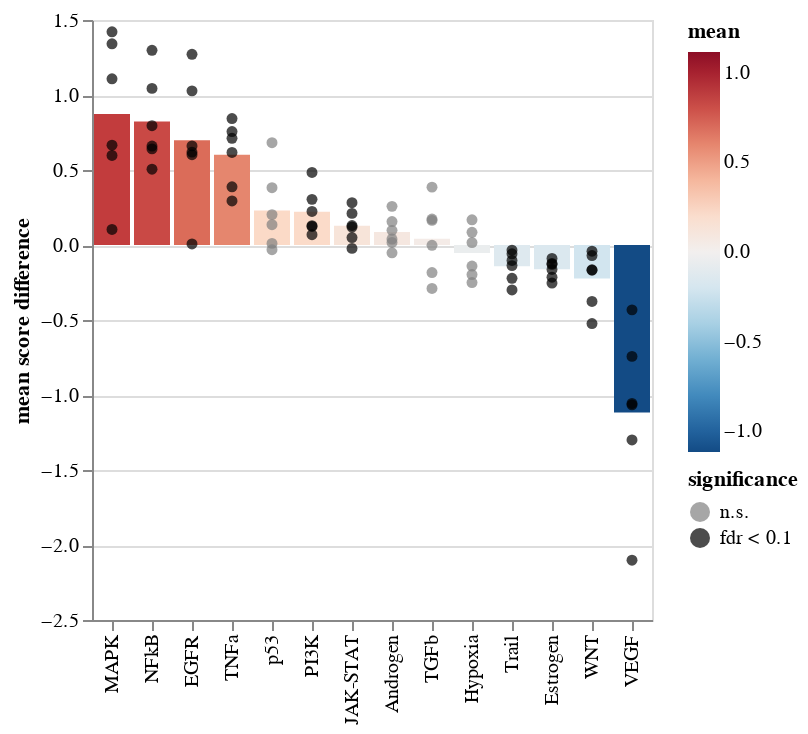

This figure's notebook cell:
### Code cell
ch = sh.pairwise.plot_paired_fc(
    pb_pw_malignant_b,
    groupby="cell_phenotype",
    paired_by="patient",
    metric="diff",
    var_names=res["variable"].tolist(),
    de_res_df=res,
    pvalue_col="fdr",
    var_col="variable",
)
ch.save(
    f"{artifact_dir}/progeny_malignant_b_vs_fos_malignant_b_fold_change_barchart.svg"
)
ch.display()

### Figure 1 — Vega-Lite specification as saved in the notebook (floating-point values rounded to 4 significant figures)
{"config": {"view": {"continuousWidth": 400, "continuousHeight": 300}}, "layer": [{"data": {"name": "data-5b8ecddf2854e4dba942c7493bf5ac2e"}, "mark": "bar", "encoding": {"color": {"field": "mean", "scale": {"domain": [-1.116, 1.116], "reverse": true, "scheme": "redblue"}, "type": "quantitative"}, "x": {"field": "variable", "sort": ["MAPK", "NFkB", "EGFR", "TNFa", "p53", "PI3K", "JAK-STAT", "Androgen", "TGFb", "Hypoxia", "Trail", "Estrogen", "WNT", "VEGF"], "type": "nominal"}, "y": {"field": "mean", "type": "quantitative"}}}, {"data": {"name": "data-8d695c19910f82242c86072b978ed377"}, "mark": "circle", "encoding": {"color": {"field": "significance", "scale": {"domain": ["n.s.", "fdr < 0.1"], "range": ["grey", "black"]}, "type": "nominal"}, "x": {"axis": {"labelLimit": 500, "title": ""}, "field": "variable", "sort": ["MAPK", "NFkB", "EGFR", "TNFa", "p53", "PI3K", "JAK-STAT", "Androgen", "TGFb", "Hypoxia", "Trail", "Estrogen", "WNT", "VEGF"], "type": "nominal"}, "y": {"field": "value", "title": "mean score difference", "type": "quantitative"}}}], "$schema": "https://vega.github.io/schema/vega-lite/v4.17.0.json", "datasets": {"data-5b8ecddf2854e4dba942c7493bf5ac2e": [{"variable": "Androgen", "mean": 0.08604}, {"variable": "EGFR", "mean": 0.698}, {"variable": "Estrogen", "mean": -0.1619}, {"variable": "Hypoxia", "mean": -0.05298}, {"variable": "JAK-STAT", "mean": 0.1283}, {"variable": "MAPK", "mean": 0.8728}, {"variable": "NFkB", "mean": 0.8239}, {"variable": "PI3K", "mean": 0.2221}, {"variable": "TGFb", "mean": 0.04124}, {"variable": "TNFa", "mean": 0.6015}, {"variable": "Trail", "mean": -0.1424}, {"variable": "VEGF", "mean": -1.116}, {"variable": "WNT", "mean": -0.2241}, {"variable": "p53", "mean": 0.2302}], "data-8d695c19910f82242c86072b978ed377": [{"patient": "P1", "variable": "Androgen", "value": 0.2576, "mean": 0.08604, "coef": 0.08604, "intercept": 0.1628, "pvalue": 0.1135, "group": "fos_malignant_b", "fdr": 0.1324, "significance": "n.s."}, {"patient": "P2", "variable": "Androgen", "value": -0.05198, "mean": 0.08604, "coef": 0.08604, "intercept": 0.1628, "pvalue": 0.1135, "group": "fos_malignant_b", "fdr": 0.1324, "significance": "n.s."}, {"patient": "P3", "variable": "Androgen", "value": 0.1564, "mean": 0.08604, "coef": 0.08604, "intercept": 0.1628, "pvalue": 0.1135, "group": "fos_malignant_b", "fdr": 0.1324, "significance": "n.s."}, {"patient": "P4", "variable": "Androgen", "value": 0.09751, "mean": 0.08604, "coef": 0.08604, "intercept": 0.1628, "pvalue": 0.1135, "group": "fos_malignant_b", "fdr": 0.1324, "significance": "n.s."}, {"patient": "P5", "variable": "Androgen", "value": 0.01673, "mean": 0.08604, "coef": 0.08604, "intercept": 0.1628, "pvalue": 0.1135, "group": "fos_malignant_b", "fdr": 0.1324, "significance": "n.s."}, {"patient": "P6", "variable": "Androgen", "value": 0.03995, "mean": 0.08604, "coef": 0.08604, "intercept": 0.1628, "pvalue": 0.1135, "group": "fos_malignant_b", "fdr": 0.1324, "significance": "n.s."}, {"patient": "P1", "variable": "EGFR", "value": 1.271, "mean": 0.698, "coef": 0.698, "intercept": 0.0422, "pvalue": 0.01073, "group": "fos_malignant_b", "fdr": 0.02504, "significance": "fdr < 0.1"}, {"patient": "P2", "variable": "EGFR", "value": 0.6608, "mean": 0.698, "coef": 0.698, "intercept": 0.0422, "pvalue": 0.01073, "group": "fos_malignant_b", "fdr": 0.02504, "significance": "fdr < 0.1"}, {"patient": "P3", "variable": "EGFR", "value": 1.028, "mean": 0.698, "coef": 0.698, "intercept": 0.0422, "pvalue": 0.01073, "group": "fos_malignant_b", "fdr": 0.02504, "significance": "fdr < 0.1"}, {"patient": "P4", "variable": "EGFR", "value": 0.6192, "mean": 0.698, "coef": 0.698, "intercept": 0.0422, "pvalue": 0.01073, "group": "fos_malignant_b", "fdr": 0.02504, "significance": "fdr < 0.1"}, {"patient": "P5", "variable": "EGFR", "value": 0.6021, "mean": 0.698, "coef": 0.698, "intercept": 0.0422, "pvalue": 0.01073, "group": "fos_malignant_b", "fdr": 0.02504, "significance": "fdr < 0.1"}, {"patient": "P6", "variable": "EGFR", "value": 0.007012, "mean": 0.698, "coef": 0.698, "intercept": 0.0422, "pvalue": 0.01073, "group": "fos_malignant_b", "fdr": 0.02504, "significance": "fdr < 0.1"}, {"patient": "P1", "variable": "Estrogen", "value": -0.2536, "mean": -0.1619, "coef": -0.1619, "intercept": -0.2655, "pvalue": 0.001354, "group": "fos_malignant_b", "fdr": 0.006319, "significance": "fdr < 0.1"}, {"patient": "P2", "variable": "Estrogen", "value": -0.1286, "mean": -0.1619, "coef": -0.1619, "intercept": -0.2655, "pvalue": 0.001354, "group": "fos_malignant_b", "fdr": 0.006319, "significance": "fdr < 0.1"}, {"patient": "P3", "variable": "Estrogen", "value": -0.08953, "mean": -0.1619, "coef": -0.1619, "intercept": -0.2655, "pvalue": 0.001354, "group": "fos_malignant_b", "fdr": 0.006319, "significance": "fdr < 0.1"}, {"patient": "P4", "variable": "Estrogen", "value": -0.1227, "mean": -0.1619, "coef": -0.1619, "intercept": -0.2655, "pvalue": 0.001354, "group": "fos_malignant_b", "fdr": 0.006319, "significance": "fdr < 0.1"}, {"patient": "P5", "variable": "Estrogen", "value": -0.2143, "mean": -0.1619, "coef": -0.1619, "intercept": -0.2655, "pvalue": 0.001354, "group": "fos_malignant_b", "fdr": 0.006319, "significance": "fdr < 0.1"}, {"patient": "P6", "variable": "Estrogen", "value": -0.1627, "mean": -0.1619, "coef": -0.1619, "intercept": -0.2655, "pvalue": 0.001354, "group": "fos_malignant_b", "fdr": 0.006319, "significance": "fdr < 0.1"}, {"patient": "P1", "variable": "Hypoxia", "value": -0.2502, "mean": -0.05298, "coef": -0.05298, "intercept": 0.2704, "pvalue": 0.4728, "group": "fos_malignant_b", "fdr": 0.5092, "significance": "n.s."}, {"patient": "P2", "variable": "Hypoxia", "value": 0.1678, "mean": -0.05298, "coef": -0.05298, "intercept": 0.2704, "pvalue": 0.4728, "group": "fos_malignant_b", "fdr": 0.5092, "significance": "n.s."}, {"patient": "P3", "variable": "Hypoxia", "value": -0.1969, "mean": -0.05298, "coef": -0.05298, "intercept": 0.2704, "pvalue": 0.4728, "group": "fos_malignant_b", "fdr": 0.5092, "significance": "n.s."}, {"patient": "P4", "variable": "Hypoxia", "value": -0.1402, "mean": -0.05298, "coef": -0.05298, "intercept": 0.2704, "pvalue": 0.4728, "group": "fos_malignant_b", "fdr": 0.5092, "significance": "n.s."}, {"patient": "P5", "variable": "Hypoxia", "value": 0.08494, "mean": -0.05298, "coef": -0.05298, "intercept": 0.2704, "pvalue": 0.4728, "group": "fos_malignant_b", "fdr": 0.5092, "significance": "n.s."}, {"patient": "P6", "variable": "Hypoxia", "value": 0.01663, "mean": -0.05298, "coef": -0.05298, "intercept": 0.2704, "pvalue": 0.4728, "group": "fos_malignant_b", "fdr": 0.5092, "significance": "n.s."}, {"patient": "P1", "variable": "JAK-STAT", "value": 0.1198, "mean": 0.1283, "coef": 0.1283, "intercept": -0.08752, "pvalue": 0.03448, "group": "fos_malignant_b", "fdr": 0.04827, "significance": "fdr < 0.1"}, {"patient": "P2", "variable": "JAK-STAT", "value": -0.02255, "mean": 0.1283, "coef": 0.1283, "intercept": -0.08752, "pvalue": 0.03448, "group": "fos_malignant_b", "fdr": 0.04827, "significance": "fdr < 0.1"}, {"patient": "P3", "variable": "JAK-STAT", "value": 0.13, "mean": 0.1283, "coef": 0.1283, "intercept": -0.08752, "pvalue": 0.03448, "group": "fos_malignant_b", "fdr": 0.04827, "significance": "fdr < 0.1"}, {"patient": "P4", "variable": "JAK-STAT", "value": 0.04979, "mean": 0.1283, "coef": 0.1283, "intercept": -0.08752, "pvalue": 0.03448, "group": "fos_malignant_b", "fdr": 0.04827, "significance": "fdr < 0.1"}, {"patient": "P5", "variable": "JAK-STAT", "value": 0.282, "mean": 0.1283, "coef": 0.1283, "intercept": -0.08752, "pvalue": 0.03448, "group": "fos_malignant_b", "fdr": 0.04827, "significance": "fdr < 0.1"}, {"patient": "P6", "variable": "JAK-STAT", "value": 0.2108, "mean": 0.1283, "coef": 0.1283, "intercept": -0.08752, "pvalue": 0.03448, "group": "fos_malignant_b", "fdr": 0.04827, "significance": "fdr < 0.1"}, {"patient": "P1", "variable": "MAPK", "value": 1.421, "mean": 0.8728, "coef": 0.8728, "intercept": -0.1534, "pvalue": 0.008369, "group": "fos_malignant_b", "fdr": 0.02343, "significance": "fdr < 0.1"}, {"patient": "P2", "variable": "MAPK", "value": 0.597, "mean": 0.8728, "coef": 0.8728, "intercept": -0.1534, "pvalue": 0.008369, "group": "fos_malignant_b", "fdr": 0.02343, "significance": "fdr < 0.1"}, {"patient": "P3", "variable": "MAPK", "value": 1.341, "mean": 0.8728, "coef": 0.8728, "intercept": -0.1534, "pvalue": 0.008369, "group": "fos_malignant_b", "fdr": 0.02343, "significance": "fdr < 0.1"}, {"patient": "P4", "variable": "MAPK", "value": 1.108, "mean": 0.8728, "coef": 0.8728, "intercept": -0.1534, "pvalue": 0.008369, "group": "fos_malignant_b", "fdr": 0.02343, "significance": "fdr < 0.1"}, {"patient": "P5", "variable": "MAPK", "value": 0.6656, "mean": 0.8728, "coef": 0.8728, "intercept": -0.1534, "pvalue": 0.008369, "group": "fos_malignant_b", "fdr": 0.02343, "significance": "fdr < 0.1"}, {"patient": "P6", "variable": "MAPK", "value": 0.1035, "mean": 0.8728, "coef": 0.8728, "intercept": -0.1534, "pvalue": 0.008369, "group": "fos_malignant_b", "fdr": 0.02343, "significance": "fdr < 0.1"}, {"patient": "P1", "variable": "NFkB", "value": 1.298, "mean": 0.8239, "coef": 0.8239, "intercept": 0.09071, "pvalue": 0.001025, "group": "fos_malignant_b", "fdr": 0.006319, "significance": "fdr < 0.1"}, {"patient": "P2", "variable": "NFkB", "value": 0.5053, "mean": 0.8239, "coef": 0.8239, "intercept": 0.09071, "pvalue": 0.001025, "group": "fos_malignant_b", "fdr": 0.006319, "significance": "fdr < 0.1"}, {"patient": "P3", "variable": "NFkB", "value": 1.044, "mean": 0.8239, "coef": 0.8239, "intercept": 0.09071, "pvalue": 0.001025, "group": "fos_malignant_b", "fdr": 0.006319, "significance": "fdr < 0.1"}, {"patient": "P4", "variable": "NFkB", "value": 0.6594, "mean": 0.8239, "coef": 0.8239, "intercept": 0.09071, "pvalue": 0.001025, "group": "fos_malignant_b", "fdr": 0.006319, "significance": "fdr < 0.1"}, {"patient": "P5", "variable": "NFkB", "value": 0.7957, "mean": 0.8239, "coef": 0.8239, "intercept": 0.09071, "pvalue": 0.001025, "group": "fos_malignant_b", "fdr": 0.006319, "significance": "fdr < 0.1"}, {"patient": "P6", "variable": "NFkB", "value": 0.6408, "mean": 0.8239, "coef": 0.8239, "intercept": 0.09071, "pvalue": 0.001025, "group": "fos_malignant_b", "fdr": 0.006319, "significance": "fdr < 0.1"}, {"patient": "P1", "variable": "PI3K", "value": 0.06848, "mean": 0.2221, "coef": 0.2221, "intercept": -0.058, "pvalue": 0.01631, "group": "fos_malignant_b", "fdr": 0.03235, "significance": "fdr < 0.1"}, {"patient": "P2", "variable": "PI3K", "value": 0.3042, "mean": 0.2221, "coef": 0.2221, "intercept": -0.058, "pvalue": 0.01631, "group": "fos_malignant_b", "fdr": 0.03235, "significance": "fdr < 0.1"}, {"patient": "P3", "variable": "PI3K", "value": 0.4837, "mean": 0.2221, "coef": 0.2221, "intercept": -0.058, "pvalue": 0.01631, "group": "fos_malignant_b", "fdr": 0.03235, "significance": "fdr < 0.1"}, {"patient": "P4", "variable": "PI3K", "value": 0.1234, "mean": 0.2221, "coef": 0.2221, "intercept": -0.058, "pvalue": 0.01631, "group": "fos_malignant_b", "fdr": 0.03235, "significance": "fdr < 0.1"}, {"patient": "P5", "variable": "PI3K", "value": 0.1291, "mean": 0.2221, "coef": 0.2221, "intercept": -0.058, "pvalue": 0.01631, "group": "fos_malignant_b", "fdr": 0.03235, "significance": "fdr < 0.1"}, {"patient": "P6", "variable": "PI3K", "value": 0.2239, "mean": 0.2221, "coef": 0.2221, "intercept": -0.058, "pvalue": 0.01631, "group": "fos_malignant_b", "fdr": 0.03235, "significance": "fdr < 0.1"}, {"patient": "P1", "variable": "TGFb", "value": 0.3858, "mean": 0.04124, "coef": 0.04124, "intercept": -0.2297, "pvalue": 0.7031, "group": "fos_malignant_b", "fdr": 0.7031, "significance": "n.s."}, {"patient": "P2", "variable": "TGFb", "value": -0.1839, "mean": 0.04124, "coef": 0.04124, "intercept": -0.2297, "pvalue": 0.7031, "group": "fos_malignant_b", "fdr": 0.7031, "significance": "n.s."}, {"patient": "P3", "variable": "TGFb", "value": 0.1729, "mean": 0.04124, "coef": 0.04124, "intercept": -0.2297, "pvalue": 0.7031, "group": "fos_malignant_b", "fdr": 0.7031, "significance": "n.s."}, {"patient": "P4", "variable": "TGFb", "value": 0.1642, "mean": 0.04124, "coef": 0.04124, "intercept": -0.2297, "pvalue": 0.7031, "group": "fos_malignant_b", "fdr": 0.7031, "significance": "n.s."}, {"patient": "P5", "variable": "TGFb", "value": -0.001948, "mean": 0.04124, "coef": 0.04124, "intercept": -0.2297, "pvalue": 0.7031, "group": "fos_malignant_b", "fdr": 0.7031, "significance": "n.s."}, {"patient": "P6", "variable": "TGFb", "value": -0.2895, "mean": 0.04124, "coef": 0.04124, "intercept": -0.2297, "pvalue": 0.7031, "group": "fos_malignant_b", "fdr": 0.7031, "significance": "n.s."}, {"patient": "P1", "variable": "TNFa", "value": 0.7111, "mean": 0.6015, "coef": 0.6015, "intercept": 0.2052, "pvalue": 0.001047, "group": "fos_malignant_b", "fdr": 0.006319, "significance": "fdr < 0.1"}, {"patient": "P2", "variable": "TNFa", "value": 0.2937, "mean": 0.6015, "coef": 0.6015, "intercept": 0.2052, "pvalue": 0.001047, "group": "fos_malignant_b", "fdr": 0.006319, "significance": "fdr < 0.1"}, {"patient": "P3", "variable": "TNFa", "value": 0.756, "mean": 0.6015, "coef": 0.6015, "intercept": 0.2052, "pvalue": 0.001047, "group": "fos_malignant_b", "fdr": 0.006319, "significance": "fdr < 0.1"}, {"patient": "P4", "variable": "TNFa", "value": 0.3879, "mean": 0.6015, "coef": 0.6015, "intercept": 0.2052, "pvalue": 0.001047, "group": "fos_malignant_b", "fdr": 0.006319, "significance": "fdr < 0.1"}, {"patient": "P5", "variable": "TNFa", "value": 0.8428, "mean": 0.6015, "coef": 0.6015, "intercept": 0.2052, "pvalue": 0.001047, "group": "fos_malignant_b", "fdr": 0.006319, "significance": "fdr < 0.1"}, {"patient": "P6", "variable": "TNFa", "value": 0.6172, "mean": 0.6015, "coef": 0.6015, "intercept": 0.2052, "pvalue": 0.001047, "group": "fos_malignant_b", "fdr": 0.006319, "significance": "fdr < 0.1"}, {"patient": "P1", "variable": "Trail", "value": -0.05837, "mean": -0.1424, "coef": -0.1424, "intercept": 0.1513, "pvalue": 0.01849, "group": "fos_malignant_b", "fdr": 0.03235, "significance": "fdr < 0.1"}, {"patient": "P2", "variable": "Trail", "value": -0.1029, "mean": -0.1424, "coef": -0.1424, "intercept": 0.1513, "pvalue": 0.01849, "group": "fos_malignant_b", "fdr": 0.03235, "significance": "fdr < 0.1"}, {"patient": "P3", "variable": "Trail", "value": -0.1375, "mean": -0.1424, "coef": -0.1424, "intercept": 0.1513, "pvalue": 0.01849, "group": "fos_malignant_b", "fdr": 0.03235, "significance": "fdr < 0.1"}, {"patient": "P4", "variable": "Trail", "value": -0.2998, "mean": -0.1424, "coef": -0.1424, "intercept": 0.1513, "pvalue": 0.01849, "group": "fos_malignant_b", "fdr": 0.03235, "significance": "fdr < 0.1"}, {"patient": "P5", "variable": "Trail", "value": -0.03403, "mean": -0.1424, "coef": -0.1424, "intercept": 0.1513, "pvalue": 0.01849, "group": "fos_malignant_b", "fdr": 0.03235, "significance": "fdr < 0.1"}, {"patient": "P6", "variable": "Trail", "value": -0.2218, "mean": -0.1424, "coef": -0.1424, "intercept": 0.1513, "pvalue": 0.01849, "group": "fos_malignant_b", "fdr": 0.03235, "significance": "fdr < 0.1"}, {"patient": "P1", "variable": "VEGF", "value": -2.102, "mean": -1.116, "coef": -1.116, "intercept": -0.4333, "pvalue": 0.004854, "group": "fos_malignant_b", "fdr": 0.01699, "significance": "fdr < 0.1"}, {"patient": "P2", "variable": "VEGF", "value": -1.066, "mean": -1.116, "coef": -1.116, "intercept": -0.4333, "pvalue": 0.004854, "group": "fos_malignant_b", "fdr": 0.01699, "significance": "fdr < 0.1"}, {"patient": "P3", "variable": "VEGF", "value": -1.299, "mean": -1.116, "coef": -1.116, "intercept": -0.4333, "pvalue": 0.004854, "group": "fos_malignant_b", "fdr": 0.01699, "significance": "fdr < 0.1"}, {"patient": "P4", "variable": "VEGF", "value": -1.056, "mean": -1.116, "coef": -1.116, "intercept": -0.4333, "pvalue": 0.004854, "group": "fos_malignant_b", "fdr": 0.01699, "significance": "fdr < 0.1"}, {"patient": "P5", "variable": "VEGF", "value": -0.7425, "mean": -1.116, "coef": -1.116, "intercept": -0.4333, "pvalue": 0.004854, "group": "fos_malignant_b", "fdr": 0.01699, "significance": "fdr < 0.1"}, {"patient": "P6", "variable": "VEGF", "value": -0.4324, "mean": -1.116, "coef": -1.116, "intercept": -0.4333, "pvalue": 0.004854, "group": "fos_malignant_b", "fdr": 0.01699, "significance": "fdr < 0.1"}, {"patient": "P1", "variable": "WNT", "value": -0.1654, "mean": -0.2241, "coef": -0.2241, "intercept": 0.2518, "pvalue": 0.03297, "group": "fos_malignant_b", "fdr": 0.04827, "significance": "fdr < 0.1"}, {"patient": "P2", "variable": "WNT", "value": -0.04105, "mean": -0.2241, "coef": -0.2241, "intercept": 0.2518, "pvalue": 0.03297, "group": "fos_malignant_b", "fdr": 0.04827, "significance": "fdr < 0.1"}, {"patient": "P3", "variable": "WNT", "value": -0.5236, "mean": -0.2241, "coef": -0.2241, "intercept": 0.2518, "pvalue": 0.03297, "group": "fos_malignant_b", "fdr": 0.04827, "significance": "fdr < 0.1"}, {"patient": "P4", "variable": "WNT", "value": -0.3764, "mean": -0.2241, "coef": -0.2241, "intercept": 0.2518, "pvalue": 0.03297, "group": "fos_malignant_b", "fdr": 0.04827, "significance": "fdr < 0.1"}, {"patient": "P5", "variable": "WNT", "value": -0.1679, "mean": -0.2241, "coef": -0.2241, "intercept": 0.2518, "pvalue": 0.03297, "group": "fos_malignant_b", "fdr": 0.04827, "significance": "fdr < 0.1"}, {"patient": "P6", "variable": "WNT", "value": -0.07046, "mean": -0.2241, "coef": -0.2241, "intercept": 0.2518, "pvalue": 0.03297, "group": "fos_malignant_b", "fdr": 0.04827, "significance": "fdr < 0.1"}, {"patient": "P1", "variable": "p53", "value": 0.682, "mean": 0.2302, "coef": 0.2302, "intercept": 0.2212, "pvalue": 0.08749, "group": "fos_malignant_b", "fdr": 0.1114, "significance": "n.s."}, {"patient": "P2", "variable": "p53", "value": 0.01078, "mean": 0.2302, "coef": 0.2302, "intercept": 0.2212, "pvalue": 0.08749, "group": "fos_malignant_b", "fdr": 0.1114, "significance": "n.s."}, {"patient": "P3", "variable": "p53", "value": 0.3822, "mean": 0.2302, "coef": 0.2302, "intercept": 0.2212, "pvalue": 0.08749, "group": "fos_malignant_b", "fdr": 0.1114, "significance": "n.s."}, {"patient": "P4", "variable": "p53", "value": 0.2026, "mean": 0.2302, "coef": 0.2302, "intercept": 0.2212, "pvalue": 0.08749, "group": "fos_malignant_b", "fdr": 0.1114, "significance": "n.s."}, {"patient": "P5", "variable": "p53", "value": 0.1352, "mean": 0.2302, "coef": 0.2302, "intercept": 0.2212, "pvalue": 0.08749, "group": "fos_malignant_b", "fdr": 0.1114, "significance": "n.s."}, {"patient": "P6", "variable": "p53", "value": -0.0316, "mean": 0.2302, "coef": 0.2302, "intercept": 0.2212, "pvalue": 0.08749, "group": "fos_malignant_b", "fdr": 0.1114, "significance": "n.s."}]}}
